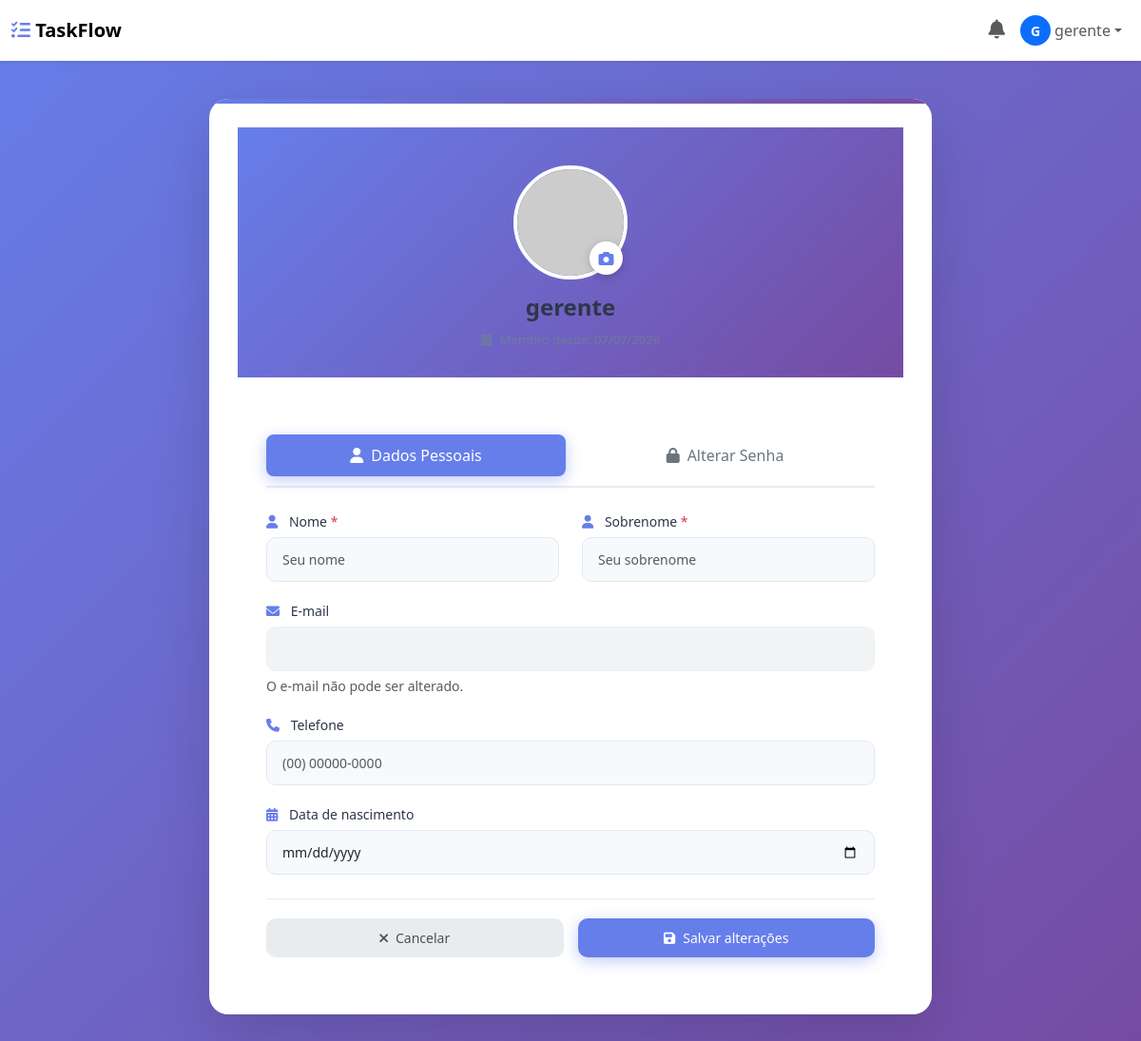
/perfil/6/ (signed in), run on the app's committed database.
### main/models.py (models this page shows, shortened)
class User(AbstractUser):
    TIPOS = (
        ("admin", "Administrador"),
        ("gerente", "Gerente"),
        ("usuario", "Usuário"),
    )
    tipo = models.CharField(
        max_length=20,
        choices=TIPOS,
        default="usuario"
    )
    workspace = models.ForeignKey(
        "Workspace",
        on_delete=models.SET_NULL,
        null=True,
        blank=True,
        related_name="usuarios"
    )

### main/views.py (the view, shortened to what this page needs)
# urls.py: path('perfil/<int:id>/', perfil, name="perfil"),
@login_required
def perfil(request, id):
    usuario = get_object_or_404(User, id=id)
    if request.user.id != usuario.id:
        messages.error(request, 'Você não tem permissão para editar este perfil.')
        return redirect('home')
    if request.method == 'GET':
        form = PerfilForm(initial={
            'first_name': usuario.first_name,
            'last_name': usuario.last_name,
            'email': usuario.email,
        }, user=usuario)
        context = {
            'usuario': usuario,
            'form': form,
            'is_editing': False,
        }
        return render(request, 'perfil.html', context)

### main/templates/perfil.html (shortened to what this page needs)
{% load static %}
<!DOCTYPE html>
<html lang="pt-BR">
<head>
    <link href="https://cdn.jsdelivr.net/npm/bootstrap@5.3.0/dist/css/bootstrap.min.css" rel="stylesheet">
    <link rel="stylesheet" href="https://cdnjs.cloudflare.com/ajax/libs/font-awesome/6.0.0/css/all.min.css">
    <link rel="stylesheet" href="{% static 'css/perfil.css' %}">
</head>
<body>
    {% include 'navbar.html' %}
    <div class="perfil-wrapper">
        <div class="profile-container">
            <div class="profile-card">
                <div class="profile-header">
                    <div class="avatar-container">
                        {% if user.avatar %}
                            <img src="{{ user.avatar.url }}" alt="Avatar" id="avatarPreview">
                        {% else %}
                            <img src="https://ui-avatars.com/api/?name={{ user.get_full_name|default:user.username }}&size=120&background=667eea&color=fff" alt="Avatar" id="avatarPreview">
                        {% endif %}
                        <button class="avatar-edit-btn" title="Alterar foto" id="avatarEditBtn">
                            <i class="fas fa-camera"></i>
                        </button>
                    </div>
                    <h2 id="userNameDisplay">{{ user.get_full_name|default:user.username }}</h2>
                    <p class="user-member-since">
                        <i class="fas fa-calendar-alt"></i>
                    </p>
                </div>
                <form id="profileForm" class="profile-form" method="post" action="{% url 'perfil' user.id %}">
                    <div class="tabs">
                        <button type="button" class="tab-btn active" data-tab="dados">
                            <i class="fas fa-user"></i> Dados Pessoais
                        </button>
                        <button type="button" class="tab-btn" data-tab="senha">
                            <i class="fas fa-lock"></i> Alterar Senha
                        </button>
                    </div>
                    <div class="tab-content active" id="tab-dados">
                        <div class="row">
                            <div class="col-md-6">
                                <div class="form-group">
                                    <label for="id_first_name">
                                        <i class="fas fa-user"></i> Nome
                                        <span class="text-danger">*</span>
                                    </label>
                                    <input type="text" id="id_first_name" name="first_name"
                                           placeholder="Seu nome"
                                           value="{{ form.first_name.value|default:user.first_name }}"
                                           class="form-control {% if form.first_name.errors %}is-invalid{% endif %}">
                                </div>
                            </div>
                            <div class="col-md-6">
                                <div class="form-group">
                                    <label for="id_last_name">
                                        <i class="fas fa-user"></i> Sobrenome
                                        <span class="text-danger">*</span>
                                    </label>
                                    <input type="text" id="id_last_name" name="last_name"
                                           placeholder="Seu sobrenome"
                                           value="{{ form.last_name.value|default:user.last_name }}"
                                           class="form-control {% if form.last_name.errors %}is-invalid{% endif %}">
                                </div>
                            </div>
                        </div>
                        <div class="form-group">
                            <label for="email">
                                <i class="fas fa-envelope"></i> E-mail
                            </label>
                            <input type="email" id="email" class="form-control"
                                   value="{{ user.email }}" disabled>
                            <small class="form-text text-muted">O e-mail não pode ser alterado.</small>
                        </div>
                        <div class="form-group">
                            <label for="telefone">
                                <i class="fas fa-phone"></i> Telefone
                            </label>
                            <input type="tel" id="telefone" name="telefone"
                                   class="form-control"
                                   placeholder="(00) 00000-0000"
                                   value="{{ user.telefone|default:'' }}">
                        </div>
                        <div class="form-group">
                            <label for="dataNascimento">
                                <i class="fas fa-calendar-alt"></i> Data de nascimento
                            </label>
                            <input type="date" id="dataNascimento" name="data_nascimento"
                                   class="form-control"
                                   value="{{ user.data_nascimento|date:'Y-m-d'|default:'' }}">
                        </div>
                    </div>
                    <div class="form-actions">
                        <button type="button" class="btn btn-secondary" id="cancelBtn">
                            <i class="fas fa-times"></i> Cancelar
                        </button>
                        <button type="submit" class="btn btn-primary" id="submitBtn">
                            <i class="fas fa-save"></i> Salvar alterações
                        </button>
                    </div>
                </form>
            </div>
        </div>
    </div>
</body>
</html>

### main/templates/navbar.html (shortened to what this page needs)
<nav class="navbar navbar-expand-lg navbar-light bg-white shadow-sm">
    <div class="container-fluid">
        <a class="navbar-brand fw-bold" href="{% url 'home' %}">
            <i class="fas fa-tasks" style="color: #667eea;"></i>
            <strong>TaskFlow</strong>
        </a>
        <div class="collapse navbar-collapse" id="navbarNav">
            <ul class="navbar-nav ms-auto align-items-center">
                <li class="nav-item dropdown" id="notificacoes-dropdown">
                    <a class="nav-link position-relative" href="#" role="button" data-bs-toggle="dropdown" aria-expanded="false" id="sino-notificacoes">
                        <i class="fas fa-bell" style="font-size: 20px;"></i>
                    </a>
                </li>
                <li class="nav-item dropdown">
                    <a class="nav-link dropdown-toggle d-flex align-items-center" href="#" role="button" data-bs-toggle="dropdown">
                        {% if user.avatar %}
                        <img src="{{ user.avatar.url }}" alt="Avatar" class="rounded-circle me-1" style="width: 32px; height: 32px; object-fit: cover;">
                        {% else %}
                        <div class="rounded-circle bg-primary text-white d-inline-flex align-items-center justify-content-center me-1" style="width: 32px; height: 32px; font-size: 14px; font-weight: 600;">
                            {{ user.first_name|first|default:user.username|first|upper }}
                        </div>
                        {% endif %}
                        <span class="d-none d-md-inline">
                            {{ user.first_name|default:user.username }}
                        </span>
                    </a>
                </li>
            </ul>
        </div>
    </div>
</nav>

### static/css/perfil.css (style rules this page uses)
body { font-family: 'Segoe UI', Tahoma, Geneva, Verdana, sans-serif; background: linear-gradient(135deg, #667eea 0%, #764ba2 100%); min-height: 100vh; padding: 0; margin: 0; }
.profile-container { width: 100%; max-width: 600px; margin: 20px auto; animation: slideUp 0.5s ease; padding: 0 15px; }
.profile-card { background: white; border-radius: 20px; padding: 30px; box-shadow: 0 20px 60px rgba(0, 0, 0, 0.3); position: relative; overflow: hidden; }
.profile-card::before { content: ''; position: absolute; top: 0; left: 0; right: 0; height: 5px; background: linear-gradient(90deg, #667eea, #764ba2); }
.profile-header { text-align: center; margin-bottom: 30px; }
.avatar-container { position: relative; display: inline-block; margin-bottom: 15px; }
.avatar-container img { width: 120px; height: 120px; border-radius: 50%; object-fit: cover; border: 4px solid #667eea; transition: all 0.3s ease; }
.avatar-edit-btn { position: absolute; bottom: 5px; right: 5px; background: #667eea; color: white; border: none; border-radius: 50%; width: 36px; height: 36px; cursor: pointer; transition: all 0.3s ease; display: flex; align-items: center; justify-content: center; }
.profile-header h2 { color: #2d3748; font-size: 24px; margin-bottom: 5px; }
.user-member-since { font-size: 13px; color: #718096; margin-top: 5px; }
.user-member-since i { margin-right: 5px; }
.tabs { display: flex; gap: 10px; margin-bottom: 25px; border-bottom: 2px solid #e2e8f0; padding-bottom: 10px; }
.tab-btn { flex: 1; padding: 10px 15px; border: none; background: transparent; color: #718096; font-weight: 600; cursor: pointer; transition: all 0.3s ease; border-radius: 10px; display: flex; align-items: center; justify-content: center; gap: 8px; }
.tab-btn.active { background: #667eea; color: white; box-shadow: 0 4px 15px rgba(102, 126, 234, 0.4); }
.tab-btn i { font-size: 16px; }
.tab-content { display: none; animation: fadeIn 0.3s ease; }
.tab-content.active { display: block; }
.form-group { margin-bottom: 20px; }
.form-group label { display: block; margin-bottom: 8px; color: #2d3748; font-weight: 500; font-size: 14px; }
.form-group label i { color: #667eea; margin-right: 8px; }
.form-group input { width: 100%; padding: 12px 15px; border: 2px solid #e2e8f0; border-radius: 10px; font-size: 14px; transition: all 0.3s ease; background: #f7fafc; }
.form-group input:disabled { opacity: 0.6; cursor: not-allowed; }
.form-actions { display: flex; gap: 10px; margin-top: 30px; padding-top: 20px; border-top: 2px solid #e2e8f0; }
.form-actions .btn { flex: 1; padding: 12px 20px; border: none; border-radius: 10px; font-weight: 600; cursor: pointer; transition: all 0.3s ease; display: flex; align-items: center; justify-content: center; gap: 8px; font-size: 14px; }
.form-actions .btn-primary { background: linear-gradient(135deg, #667eea, #764ba2); color: white; box-shadow: 0 4px 15px rgba(102, 126, 234, 0.4); }
.form-actions .btn-secondary { background: #f7fafc; color: #718096; }
.text-danger { color: #fc8181; }
.text-muted { color: #718096; }
.form-text { display: block; margin-top: 5px; font-size: 0.875rem; }

### data on the page
User: first_name|first "G", first_name "gerente", get_full_name "gerente"
